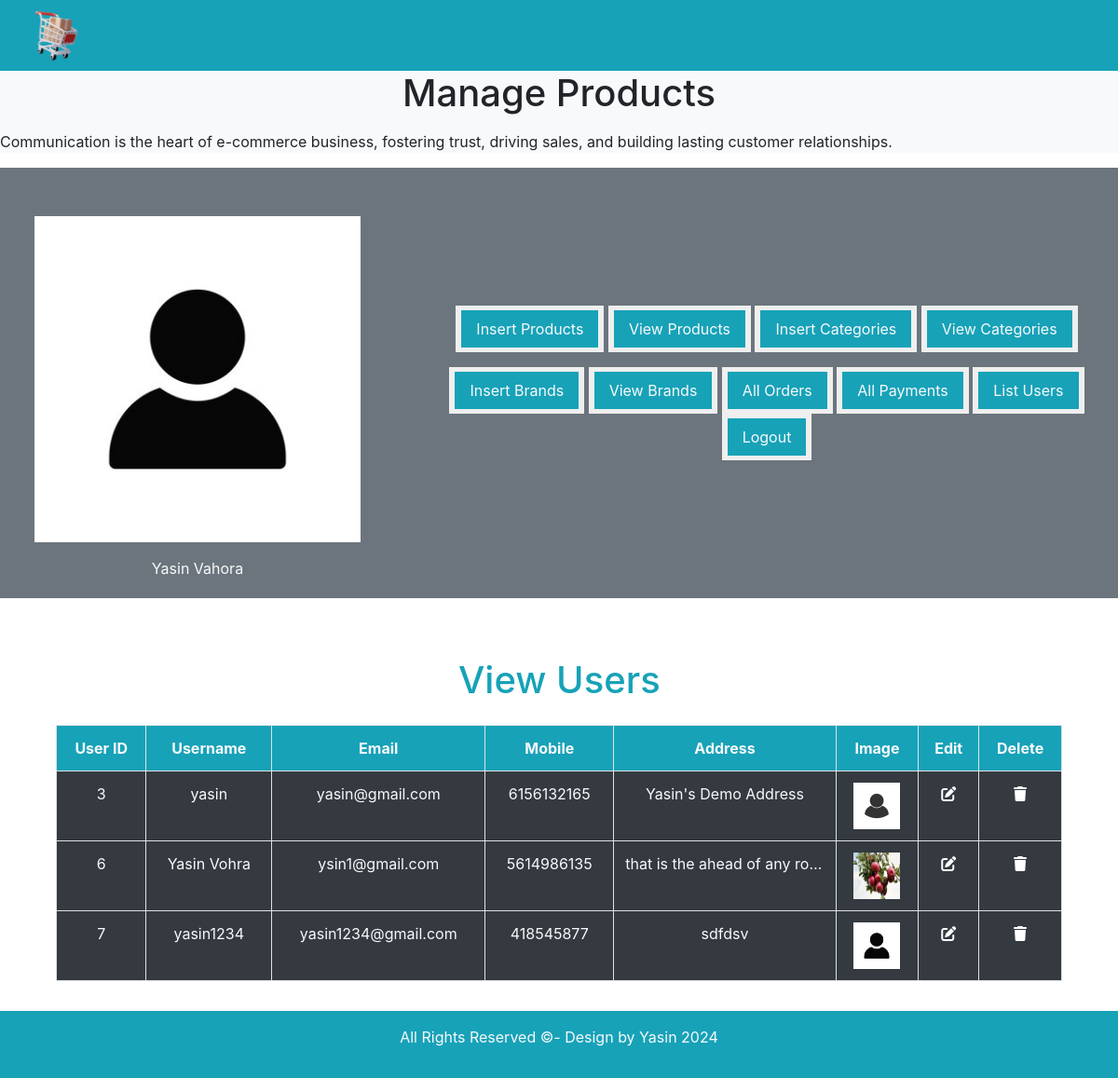
/admin_area/index.php?view_users, run on the app's committed database.
### tables this page shows
CREATE TABLE `user_table` (
  `user_id` int(11) NOT NULL,
  `username` varchar(150) NOT NULL,
  `user_email` varchar(150) NOT NULL,
  `user_password` varchar(150) NOT NULL,
  `user_image` varchar(150) NOT NULL,
  `user_ip` varchar(150) NOT NULL,
  `user_address` varchar(150) NOT NULL,
  `user_mobile` varchar(15) NOT NULL
);

### admin_area/view_users.php (the view)
<div class="container">
    <h1 class="text-info mt-5 mb-4" style="margin-left: 40%;">View Users</h1>
    <table class="table table-striped table-bordered text-center text-light">
        <tr class="bg-info">
            <th>User ID</th>
            <th>Username</th>
            <th>Email</th>
            <th>Mobile</th>
            <th>Address</th>
            <th>Image</th>
            <th>Edit</th>
            <th>Delete</th>
        </tr>
        <?php
        $get_users = "SELECT * FROM `user_table`";
        $run_query = mysqli_query($con, $get_users);
        while ($row_users = mysqli_fetch_array($run_query)) {
            $user_id = $row_users['user_id'];
            $user_name = $row_users['username'];
            $user_email = $row_users['user_email'];
            $user_address = $row_users['user_address'];
            $user_mobile = $row_users['user_mobile'];
            $user_image = $row_users['user_image'];
        ?>
            <tr class="bg-dark">
                <td><?php echo $user_id; ?></td>
                <td><?php echo $user_name; ?></td>
                <td><?php echo $user_email; ?></td>
                <td><?php echo $user_mobile; ?></td>
                <td style="max-width: 20ch; overflow: hidden;text-overflow: ellipsis;white-space: nowrap;"><?php echo $user_address; ?></td>
                <td><img src="../user_area/user_images/<?php echo $user_image; ?>" height="50px" width="50px"></td>
                <td><a href="edit_user.php?edit_user=<?php echo $user_id; ?>"><i class="fa-solid fa-pen-to-square" style="color: #ffffff;"></i></a></td>
                <td><a href="delete_user.php?delete_user=<?php echo $user_id; ?>"><i class="fa-solid fa-trash" style="color: #ffffff;"></i></a></td>
            </tr>
        <?php
        }
        ?>
    </table>
</div>

### admin_area/index.php (style rules this page uses)
.d-flex { display: flex !important; }

### data on the page
user_table: user_id "3", username "yasin", user_email "yasin@gmail.com", user_mobile "6156132165", user_address "Yasin's Demo Address", user_image (picture)
user_table: user_id "6", username "Yasin Vohra", user_email "ysin1@gmail.com", user_mobile "5614986135", user_address "that is the ahead of any ro…", user_image (picture)
user_table: user_id "7", username "yasin1234", user_email "yasin1234@gmail.com", user_mobile "418545877", user_address "sdfdsv", user_image (picture)
